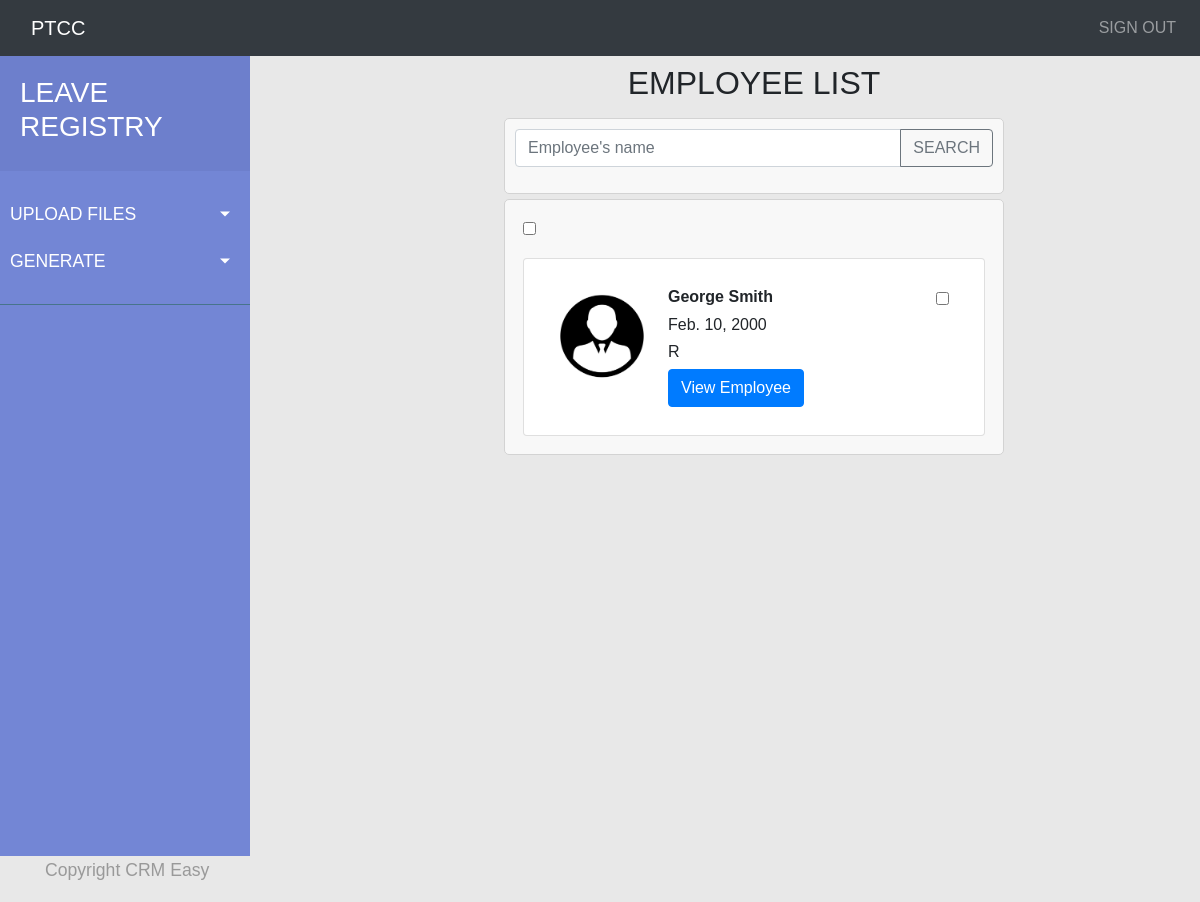
/employee_profile/, run on the app's committed database.
### employee_profile/models.py (models this page shows, shortened)
class Employee(models.Model):
    REGULAR = 'R'
    REGULAR1 = 'R1'
    PROBATION = 'P'
    employee_status_choices = [
        (REGULAR, 'Regular Employee'),
        (REGULAR1, 'Regular1 Employee'),
        (PROBATION, 'Probationary Employee')
    ]
    employee_tin_id = models.IntegerField(default=0, unique=True)
    name = models.CharField(max_length=200)
    probation_date = models.DateField()
    hired_date = models.DateField()
    sl_start_date = models.DateField()
    regularization_date = models.DateField()
    employee_status = models.CharField(max_length=2,
                                       choices=employee_status_choices,
                                       default=PROBATION)
    prev_vl_bal = models.FloatField(default=0.0)
    prev_sl_bal = models.FloatField(default=0.0)

### employee_profile/views.py (the view)
# urls.py: path('', views.IndexView.as_view(), name='index'),
class IndexView(generic.ListView):
    template_name = 'employee_profile/index.html'
    context_object_name = 'latest_employee_list'
    def get_queryset(self):
        return Employee.objects.order_by('name')

### employee_profile/templates/employee_profile/index.html (shortened to what this page needs)
<!DOCTYPE html>
<html lang="en">
<head>
    {% extends 'base.html' %}
    {% load static %}
{% block content %}
    <body>
        <div class="center">
            <div class="d-flex justify-content-center">
                <div class="p-2"><h2>EMPLOYEE LIST</h2></div>
            </div>
            <div class="card_container">
                <div class="input-group mb-3">
                    <input type="text" class="form-control" placeholder="Employee's name" aria-label="Employee's name" aria-describedby="basic-addon2">
                    <div class="input-group-append">
                        <button class="btn btn-outline-secondary" type="button">SEARCH</button>
                    </div>
                </div>
            </div>
            <div class="card_container">
                <div class="d-flex flex-column">
                    <div class="p-2" >
                        <input type="checkbox" id="check_all_employee">
                    </div>
                    <div class="p-2">
                        {% if latest_employee_list %}
                        {% for employee in latest_employee_list %}
                            <form>
                                <div class="card">
                                <div class="card-body">
                                    <div class="d-flex flex-row">
                                        <div class="p-2">
                                            <div>
                                                <img src="{% static 'employee_profile/images/profile_icon.jpg' %}" alt="Trulli" width="100" height="100">
                                            </div>
                                        </div>
                                        <div class="p-2">
                                            <div class="employee_details">
                                                <h6 class="employee_name"><strong>{{employee.name}}</strong></h6>
                                                <h6 >{{employee.hired_date}}</h6>
                                                <h6>{{employee.employee_status}}</h6>
                                                <a href="{% url 'employee_profile:employee_details' employee.id %}" class="btn btn-primary stretched link">View Employee</a>
                                            </div>
                                        </div>
                                        <div class="ml-auto p-2">
                                            <div class="form-check">
                                                <input type="checkbox" class="form-check-input"
                                                       data-id="{{employee.id}}"
                                                       data-empname="{{employee.name}}"
                                                       id="{{ employee.id }}">
                                            </div>
                                        </div>
                                    </div>
                                </div>
                                </div>
                            </form>
                        {% endfor %}
                        {% else %}
                            <div class="d-flex justify-content-center">
                                <div class="p-2">
                                    <p>There are no Employees added yet.</p>
                                </div>
                            </div>
                        {% endif %}
                        </div>
                    </div>
                </div>
            </div>
    </body>
{% endblock content %}

### employee_profile/static/employee_profile/style.css (style rules this page uses)
body { font-family: 'Poppins', sans-serif; background: #E8E8E8; }
a, a:hover, a:focus { color: inherit; text-decoration: none; transition: all 0.3s; }
.center { position:absolute; width:500px; left:42%; }
.card_container { padding:10px; background-color:#F8F8F8; margin-bottom:5px; border: 1px solid #D3D3D3; border-radius: 5px; }
.flex-column { width:100%; }

### data on the page
Employee: name "George Smith", hired_date "Feb. 10, 2000", employee_status "R"
